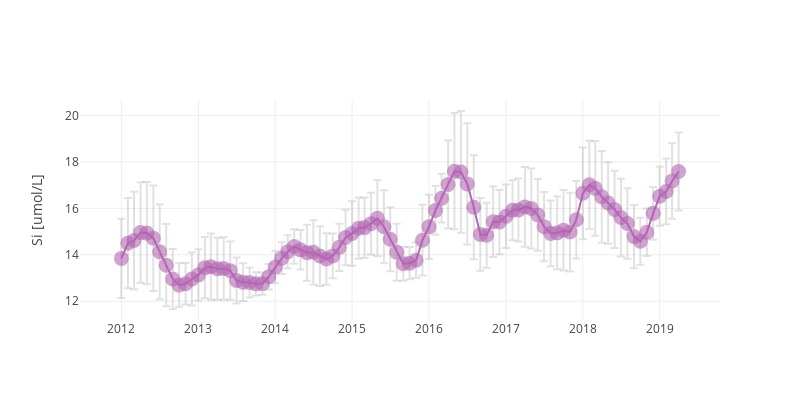
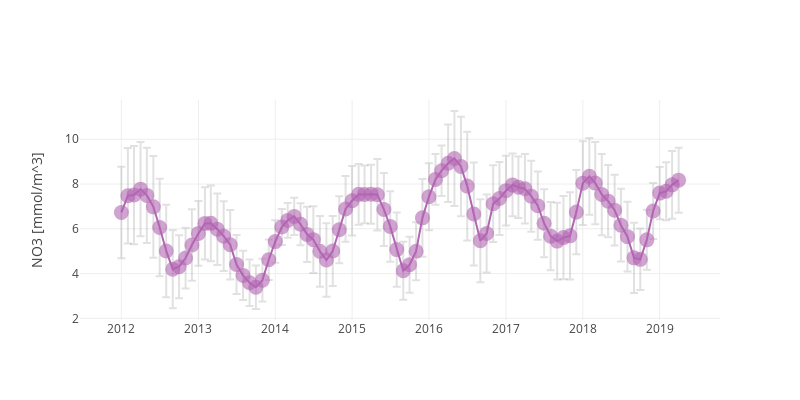
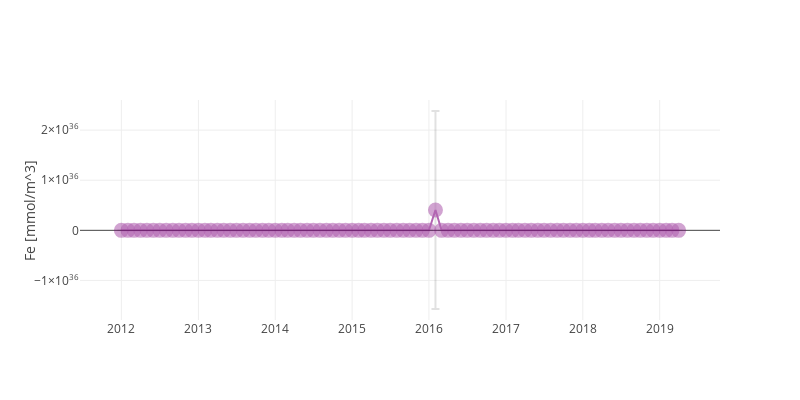
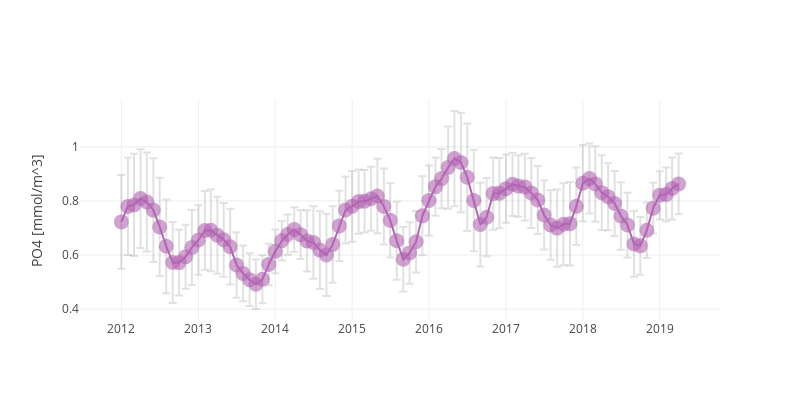

These figures' notebook cell, in order:
### Code cell
go = plot_timeseries(
                    tables=['tblPisces_NRT', 'tblPisces_NRT', 'tblPisces_NRT', 'tblPisces_NRT', 'tblPisces_NRT', 'tblPisces_NRT'], 
                    variables=['Si', 'NO3', 'Fe', 'PO4', 'O2', 'CHL'], 
                    dt1='2012-01-01', 
                    dt2='2019-05-30', 
                    lat1=40, 
                    lat2=45, 
                    lon1=-160, 
                    lon2=-158, 
                    depth1=0, 
                    depth2=0.5, 
                    exportDataFlag=False,
                    show=True,
                    interval='m'
                    )
